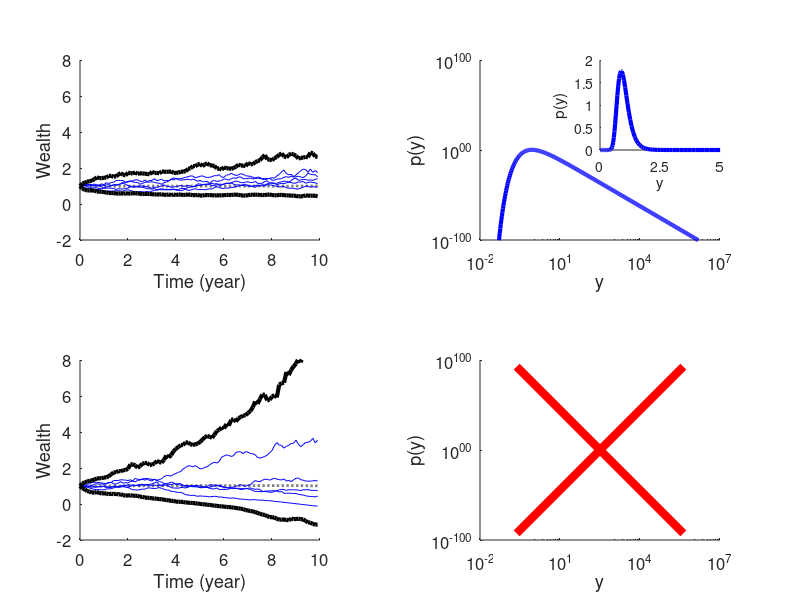

Here is the MATLAB script that generated this plot:
mu=0.0;
sigma=0.14;
dt=0.1;
sdt=sqrt(.1);
N=1000;
T=10/dt;
tauc=sigma^2/(2*log(N));
tau=0.15;
%generate N GBM trajectories, length T
x=ones(T,N);
noise=sigma*sdt*randn(T,N);
w1=zeros(T,1);
%w1(1)=middle_class(x(1,:),0);
for i=2:T
    x(i,:)=x(i-1,:)+x(i-1,:).*(mu*dt-tau*dt+noise(i,:))+tau*mean(x(i-1,:))*dt;
    %w1(i)=middle_class(x(i,:),0);
end
y=mean(x,2);
rich=max(x,[],2);
poor=min(x,[],2);
t=dt*ones(T,1);
t=cumsum(t)-dt;
close all;

subplot(2,2,1);
plot(t,y,':','color',[0.5 0.5 0.5],'linewidth',2);
hold on;
plot(t,x(:,1),'b');
plot(t,x(:,2),'b');
plot(t,x(:,3),'b');
plot(t,x(:,4),'b');
plot(t,x(:,5),'b');
plot(t,rich,'-k','linewidth',3);
plot(t,poor,'-k','linewidth',3);
xlabel('Time (year)');
ylabel('Wealth');
xlim([0 10]);
ylim([-2 8]);
set(gca,'xtick',0:2:10);
set(gca,'ytick',-2:2:8);
set(gca,'FontSize',12)
set(gcf,'color','w');
box off
mu=0.0;
sigma=0.14;
dt=0.1;
sdt=sqrt(.1);
N=1000;
T=10/dt;
tauc=sigma^2/(2*log(N));
tau=-0.15;
%generate N GBM trajectories, length T
x=ones(T,N);
noise=sigma*sdt*randn(T,N);
w1=zeros(T,1);
for i=2:T
    x(i,:)=x(i-1,:)+x(i-1,:).*(mu*dt-tau*dt+noise(i,:))+tau*mean(x(i-1,:))*dt;
end
y=mean(x,2);
rich=max(x,[],2);
poor=min(x,[],2);
t=dt*ones(T,1);
t=cumsum(t)-dt;
set(gca, 'Position', [0.1, 0.6, 0.3, 0.3]);

subplot(2,2,3);
plot(t,y,':','color',[0.5 0.5 0.5],'linewidth',2);
hold on;
plot(t,x(:,1),'b');
plot(t,x(:,2),'b');
plot(t,x(:,3),'b');
plot(t,x(:,4),'b');
plot(t,x(:,5),'b');
plot(t,rich,'k-','linewidth',3);
plot(t,poor,'k-','linewidth',3);
xlabel('Time (year)');
ylabel('Wealth');
xlim([0 10]);
ylim([-2 8]);
set(gca,'xtick',0:2:10);
set(gca,'ytick',-2:2:8);
set(gca,'FontSize',12)
set(gcf,'color','w');
box off
set(gca, 'Position', [0.1, 0.1, 0.3, 0.3]);

subplot(2,2,2);
mu=0.02;
sigma=0.14;
tau=0.15;
y=10.^(-2:0.02:10);
zeta=1+2*tau/sigma^2;
p=exp(-(zeta-1)./y).*(y.^(-(1+zeta)));
loglog(y,p/trapz(y,p),'b','linewidth',3)
xlabel('y');
ylabel('p(y)');
xlim([1e-2 1e7]);
ylim([1e-100 1e100]);
set(gca,'xtick',[1e-2 1e1 1e4 1e7]);
set(gca,'ytick',[1e-100 1e0 1e100]);
set(gca,'FontSize',12)
set(gcf,'color','w');
box off
set(gca, 'Position', [0.6, 0.6, 0.3, 0.3]);

% create smaller axes in top right, and plot on it
axes('Position',[0.75 .75 0.15 0.15])
box on
plot(y,p/trapz(y,p),'b','linewidth',3)
box off
xlabel('y');
ylabel('p(y)');
xlim([0 5]);
set(gca,'xtick',[0 2.5 5]);
set(gca,'FontSize',10)

subplot(2,2,4);
mu=0.02;
sigma=0.14;
tau=0.15;
y=10.^(-2:0.02:10);
zeta=1+2*tau/sigma^2;
p=exp(-(zeta-1)./y).*(y.^(-(1+zeta)));
loglog(y,p/trapz(y,p),'w','linewidth',3,'linestyle','none')
hold on;
plot(10^2.5,1,'rx','MarkerSize',120,'linewidth',6)
xlabel('y');
ylabel('p(y)');
xlim([1e-2 1e7]);
ylim([1e-100 1e100]);
set(gca,'xtick',[1e-2 1e1 1e4 1e7]);
set(gca,'ytick',[1e-100 1e0 1e100]);
set(gca,'FontSize',12)
set(gcf,'color','w');
box off
set(gca, 'Position', [0.6, 0.1, 0.3, 0.3]);


set(gcf, 'Position', [100 100 700 600])
%set(gcf, 'Position', [100 100 750 650])